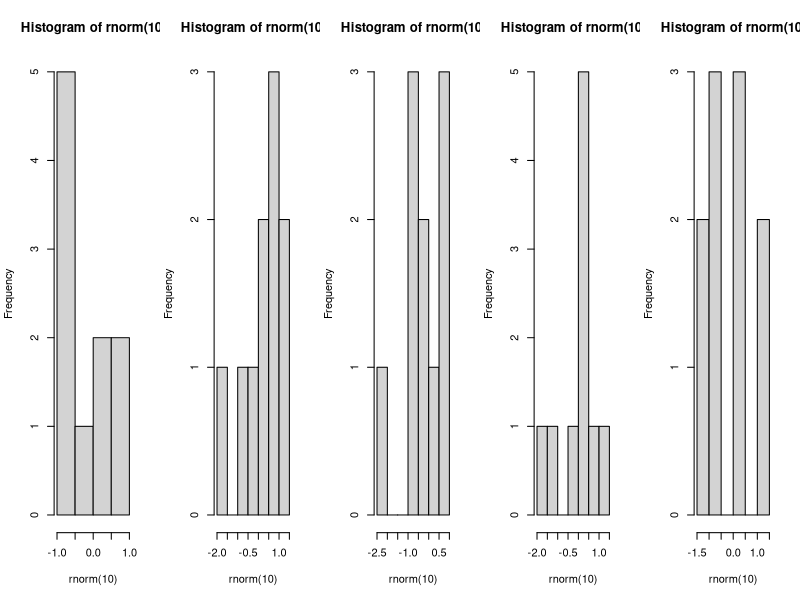

Write the R code that produced this figure.
## ---- chunk 1
#| fig-width: 10
par(mfrow=c(1,5))
hist(rnorm(10))
hist(rnorm(10))
hist(rnorm(10))
hist(rnorm(10))
hist(rnorm(10))
